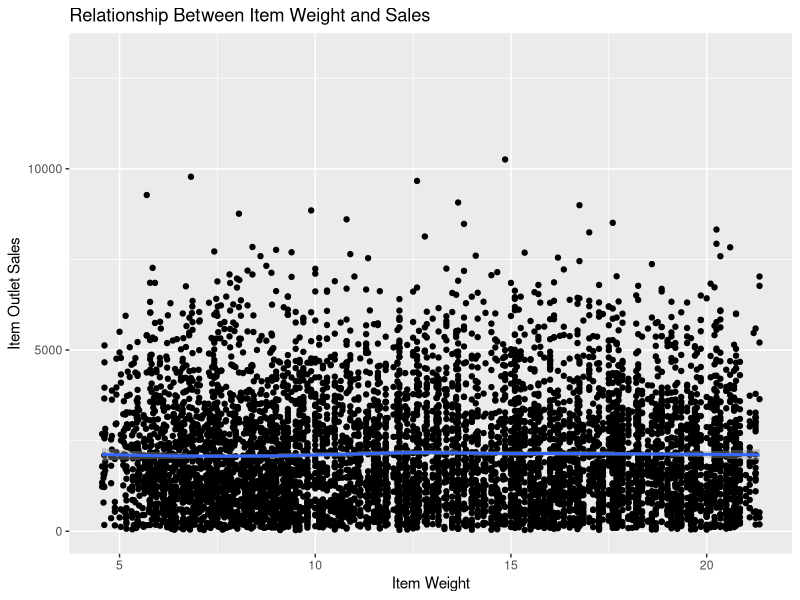
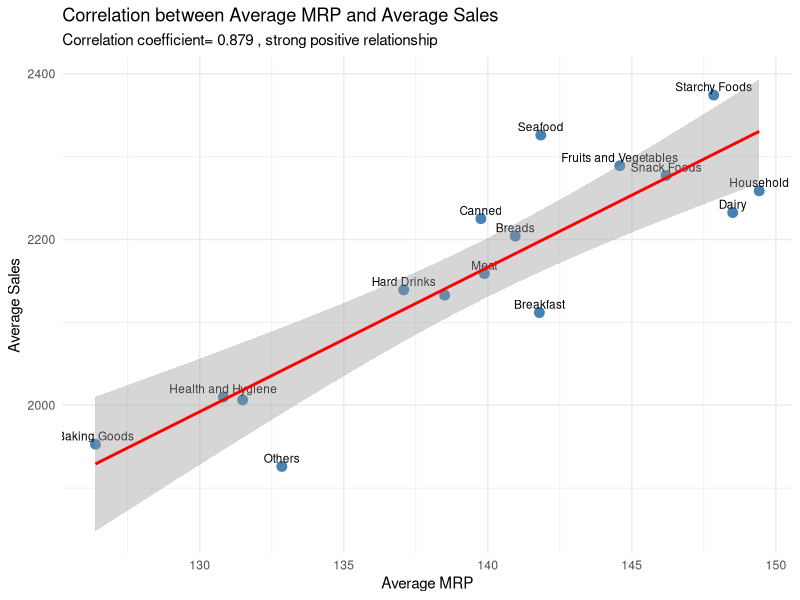
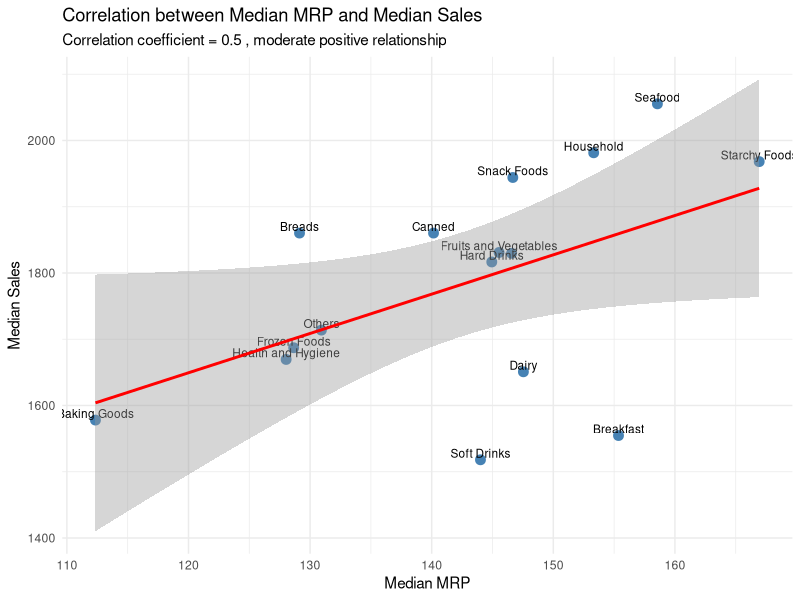
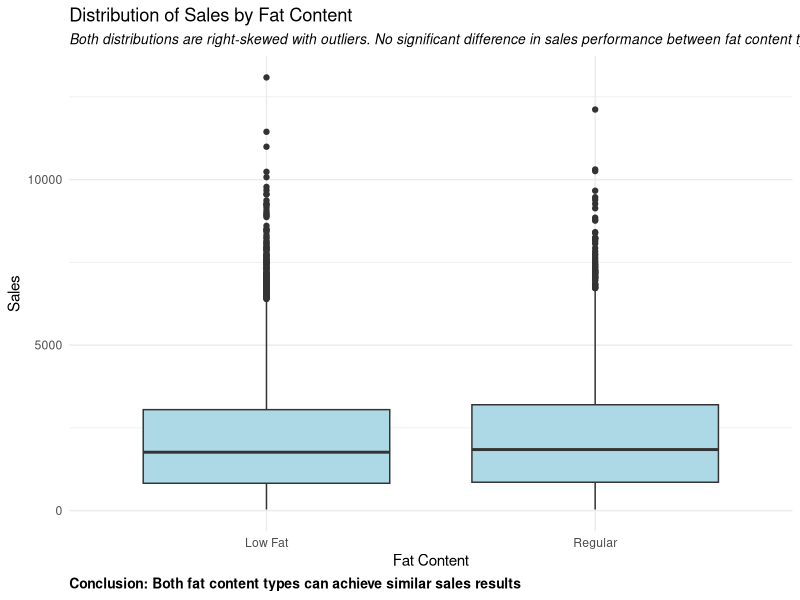
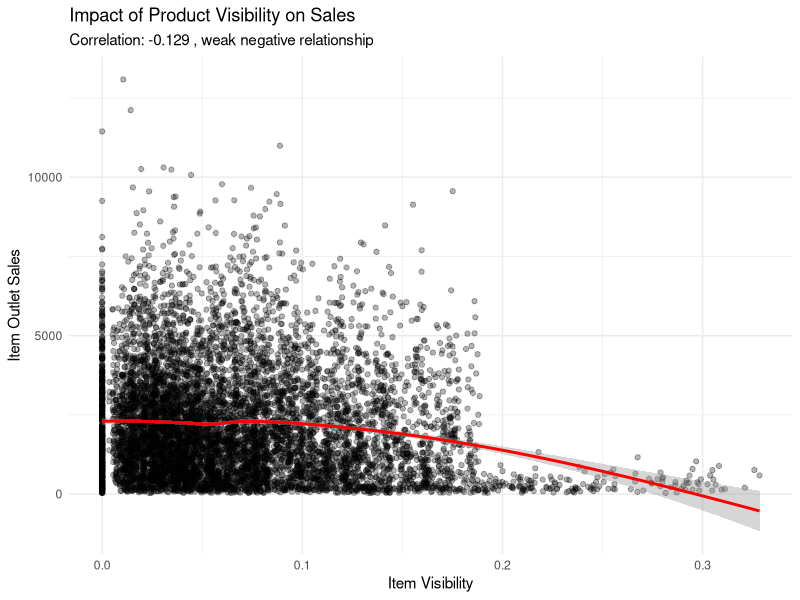

R code for these plots, in order:
imputed_train <- read.csv("imputed_train.csv")
imouted_test <- read.csv("imputed_test.csv")

#1 Top-selling products (by quantity and revenue

library(ggplot2)

ggplot(imputed_train, aes(x = Item_Weight, y = Item_Outlet_Sales)) +
geom_point() +
geom_smooth(method = "loess") +
labs(title = "Relationship Between Item Weight and Sales",
x = "Item Weight", y = "Item Outlet Sales")

print(paste("Correlation = ", cor(imputed_train$Item_Weight, imputed_train$Item_Outlet_Sales, use = "complete.obs"), 
            ". Item weight does not have a strong relationship with Sales", sep=""))


#2 Average MRP and average sales per product type

library(dplyr)

#######by MEAN

product_type_summary <- imputed_train %>%
  group_by(Item_Type) %>%
  summarize(
    Average_MRP = round(mean(Item_MRP, na.rm = TRUE), 2),
    Average_Sales = round(mean(Item_Outlet_Sales, na.rm = TRUE), 2)
  ) %>%
  arrange(desc(Average_Sales))

print(product_type_summary)

correlation <- cor(product_type_summary$Average_MRP, product_type_summary$Average_Sales)

ggplot(product_type_summary, aes(x = Average_MRP, y = Average_Sales)) +
  geom_point(color = "steelblue", size = 3) +
  geom_text(aes(label = Item_Type), check_overlap = TRUE, nudge_y = 10, size = 3) +
  geom_smooth(method = "lm", se = TRUE, color = "red") +
  theme_minimal() +
  labs(title = "Correlation between Average MRP and Average Sales",
       subtitle = paste("Correlation coefficient=", round(correlation, 3),", strong positive relationship"),
       x = "Average MRP", 
       y = "Average Sales")


########## by MEDIAN
product_type_summary <- imputed_train %>%
  group_by(Item_Type) %>%
  summarize(
    Median_MRP = round(median(Item_MRP, na.rm = TRUE), 2),
    Median_Sales = round(median(Item_Outlet_Sales, na.rm = TRUE), 2)
  ) %>%
  arrange(desc(Median_Sales))

print(product_type_summary)

correlation <- cor(product_type_summary$Median_MRP, product_type_summary$Median_Sales)

ggplot(product_type_summary, aes(x = Median_MRP, y = Median_Sales)) +
  geom_point(color = "steelblue", size = 3) +
  geom_text(aes(label = Item_Type), check_overlap = TRUE, nudge_y = 10, size = 3) +
  geom_smooth(method = "lm", se = TRUE, color = "red") +
  theme_minimal() +
  labs(title = "Correlation between Median MRP and Median Sales",
       subtitle = paste("Correlation coefficient =", round(correlation, 3), 
                        ", moderate positive relationship"),
       x = "Median MRP", 
       y = "Median Sales")


#3 Sales by fat content

ggplot(imputed_train, aes(x = Item_Fat_Content, y = Item_Outlet_Sales)) +
  geom_boxplot(fill = "lightblue") +
  theme_minimal() +
  labs(title = "Distribution of Sales by Fat Content",
       subtitle = "Both distributions are right-skewed with outliers. No significant difference in sales performance between fat content types.",
       caption = "Conclusion: Both fat content types can achieve similar sales results",
       x = "Fat Content",
       y = "Sales") +
  theme(
    plot.subtitle = element_text(size = 10, face = "italic"),
    plot.caption = element_text(size = 10, face = "bold", hjust = 0)
  )

#4 Impact of product visibility on sales

visibility_correlation <- cor(imputed_train$Item_Visibility, imputed_train$Item_Outlet_Sales)

print(paste("Correlation between Item Visibility and Sales:", round(visibility_correlation, 3)))

ggplot(imputed_train, aes(x = Item_Visibility, y = Item_Outlet_Sales)) +
  geom_point(alpha = 0.3) +
  geom_smooth(method = "loess", color = "red") +
  theme_minimal() +
  labs(title = "Impact of Product Visibility on Sales",
       subtitle = paste("Correlation:", round(visibility_correlation, 3),", weak negative relationship"),
       x = "Item Visibility",
       y = "Item Outlet Sales")






